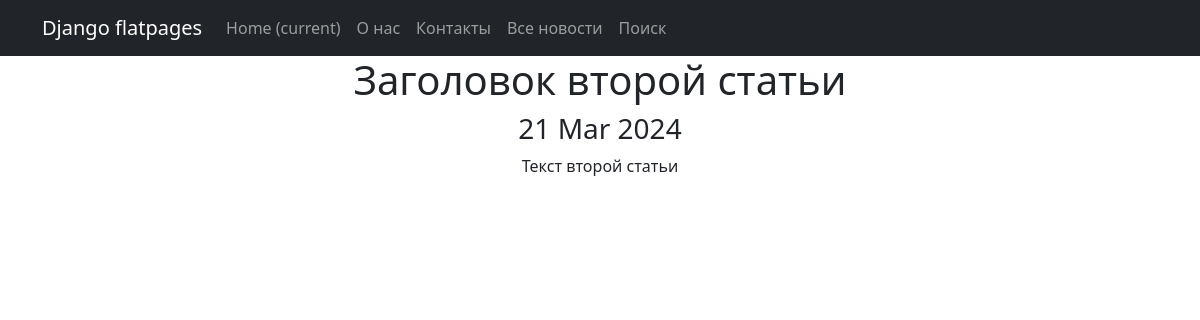
The app's page /news/3, older data.
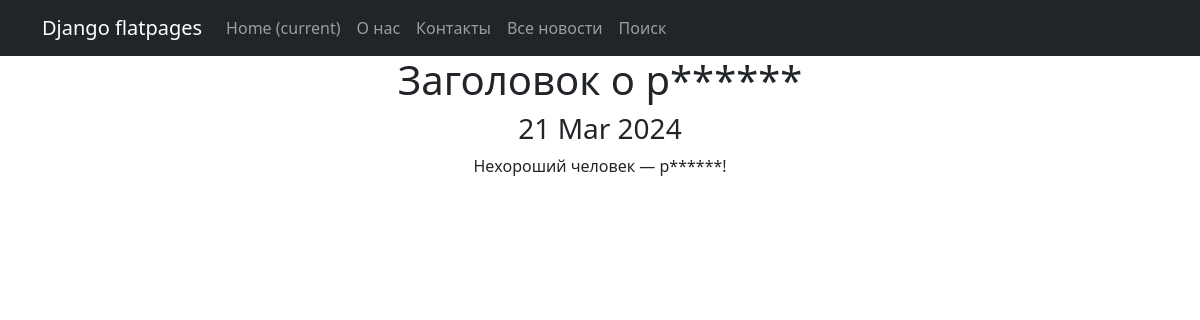
The same page, newer data.
### news/models.py (models this page shows, shortened)
class Post(models.Model):
    author = models.ForeignKey(Author, on_delete=models.CASCADE)
    NEWS = 'NW'
    ARTICLE = 'AR'
    CATEGORY_CHOICES = (
        (NEWS, 'Новость'),
        (ARTICLE, 'Статья'),
    )
    categoryType = models.CharField(max_length=2, choices=CATEGORY_CHOICES, default=ARTICLE)
    dateCreation = models.DateTimeField(auto_now_add=True)
    postCategory = models.ManyToManyField(Category, through='PostCategory')
    title = models.CharField(max_length=128)
    text = models.TextField()
    rating = models.SmallIntegerField(default=0)

### news/views.py (the view)
# urls.py: path('news/<int:id>', PostDetail.as_view(), name='post_detail'),
class PostDetail(DetailView):
    model = Post
    template_name = 'post.html'
    context_object_name = 'post'
    pk_url_kwarg = 'id'

### news/templatetags/custom_filters.py (called while the page is built)
@register.filter()
def censor(text):
    if not (isinstance(text, str)):
        raise StrException('Variable is not a string')
    for key in CENSOR_WORDS:
        text = text.replace(key, CENSOR_WORDS[key])
    return text

### news/templatetags/custom_tags.py (called while the page is built)
@register.simple_tag()
def current_time(format_string='%b %d %Y'):
    return datetime.utcnow().strftime(format_string)

### templates/post.html (shortened to what this page needs)
{% extends 'flatpages/default.html' %}
{% load custom_filters %}!
{% load custom_tags %}
{% block content %}
    <h1>{{ post.title|censor }}</h1>
    <tr><h3>{% current_time '%d %b %Y' %}</h3></tr>
    <tr>{{ post.text|censor }}</tr>
{% endblock content %}

Row changes from the older to the newer data that the page shows:
changed Post: title|censor "Заголовок второй статьи" → "Заголовок о р******"; text|censor "Текст второй статьи" → "Нехороший человек — р******!"
